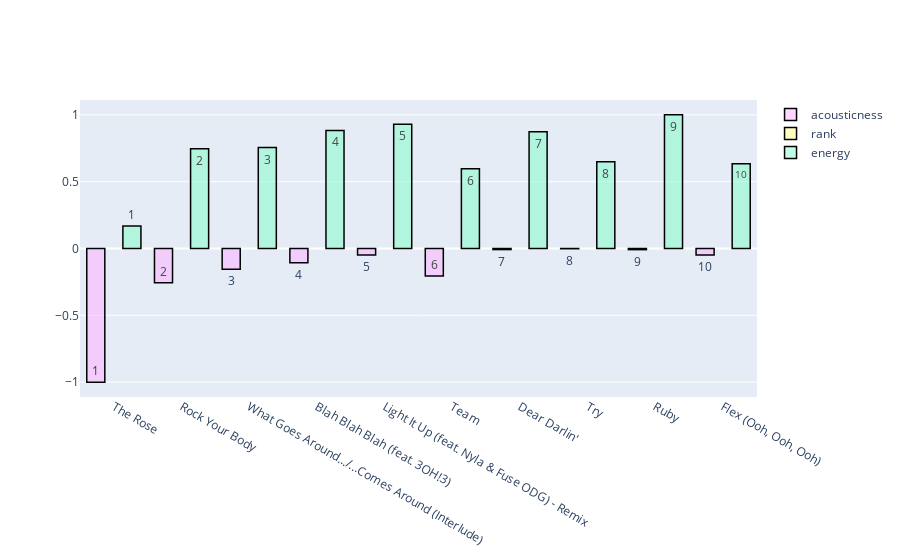

Notebook source saved alongside this figure:
### Code cell
df_songs_norm=(df_songs_num-df.min())/(df_songs_num.max()-df.min())

trace1 = go.Bar(
                x = df_songs['song'],
                y = df_songs_norm[most_corr.index[1]] * np.sign(most_corr['rank'][1]),
                name = most_corr.index[1],
                marker = dict(color = 'rgba(255, 174, 255, 0.5)',
                             line=dict(color='rgb(0,0,0)',width=1.5)),
                text = df_songs['rank'])
# create trace2 
trace2 = go.Bar(
                x = df_songs['song'],
                y = df_songs_norm[most_corr.index[2]] * np.sign(most_corr['rank'][2]),
                name = most_corr.index[2],
                marker = dict(color = 'rgba(255, 255, 128, 0.5)',
                              line=dict(color='rgb(0,0,0)',width=1.5)),
                text = df_songs['rank'])

trace3 = go.Bar(
                x = df_songs['song'],
                y = df_songs_norm[most_corr.index[3]] * np.sign(most_corr['rank'][3]),
                name = most_corr.index[3],
                marker = dict(color = 'rgba(128, 255, 200, 0.5)',
                              line=dict(color='rgb(0,0,0)',width=1.5)),
                text = df_songs['rank'])

data = [trace1, trace2, trace3]
layout = go.Layout(barmode = "group")
fig = go.Figure(data = data, layout = layout)
fig.show()

### Figure 1 — Plotly figure (JSON) as saved in the notebook; plotly's stock layout.template omitted (floating-point values rounded to 4 significant figures)
{"data": [{"marker": {"color": "rgba(255, 174, 255, 0.5)", "line": {"color": "rgb(0,0,0)", "width": 1.5}}, "name": "acousticness", "text": [1, 2, 3, 4, 5, 6, 7, 8, 9, 10], "type": "bar", "x": ["The Rose", "Rock Your Body", "What Goes Around.../...Comes Around (Interlude)", "Blah Blah Blah (feat. 3OH!3)", "Light It Up (feat. Nyla & Fuse ODG) - Remix", "Team", "Dear Darlin'", "Try", "Ruby", "Flex (Ooh, Ooh, Ooh)"], "y": [-1, -0.2564, -0.1556, -0.1075, -0.04781, -0.2066, -0.007973, -0.001812, -0.00856, -0.04896]}, {"marker": {"color": "rgba(255, 255, 128, 0.5)", "line": {"color": "rgb(0,0,0)", "width": 1.5}}, "name": "rank", "text": [1, 2, 3, 4, 5, 6, 7, 8, 9, 10], "type": "bar", "x": ["The Rose", "Rock Your Body", "What Goes Around.../...Comes Around (Interlude)", "Blah Blah Blah (feat. 3OH!3)", "Light It Up (feat. Nyla & Fuse ODG) - Remix", "Team", "Dear Darlin'", "Try", "Ruby", "Flex (Ooh, Ooh, Ooh)"], "y": [null, null, null, null, null, null, null, null, null, null]}, {"marker": {"color": "rgba(128, 255, 200, 0.5)", "line": {"color": "rgb(0,0,0)", "width": 1.5}}, "name": "energy", "text": [1, 2, 3, 4, 5, 6, 7, 8, 9, 10], "type": "bar", "x": ["The Rose", "Rock Your Body", "What Goes Around.../...Comes Around (Interlude)", "Blah Blah Blah (feat. 3OH!3)", "Light It Up (feat. Nyla & Fuse ODG) - Remix", "Team", "Dear Darlin'", "Try", "Ruby", "Flex (Ooh, Ooh, Ooh)"], "y": [0.1675, 0.7455, 0.7557, 0.8835, 0.9299, 0.5962, 0.8744, 0.6482, 1, 0.6335]}], "layout": {"barmode": "group"}}
